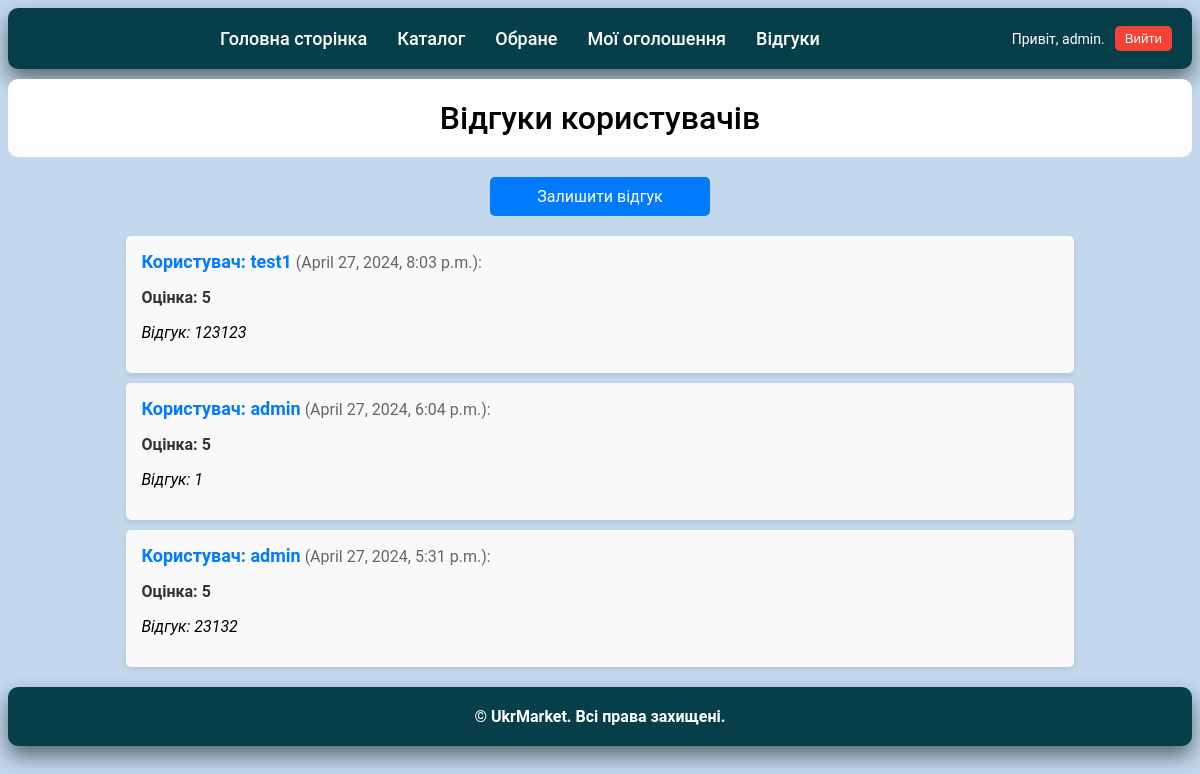
The page /reviews/ (signed in) on the database as committed earlier.
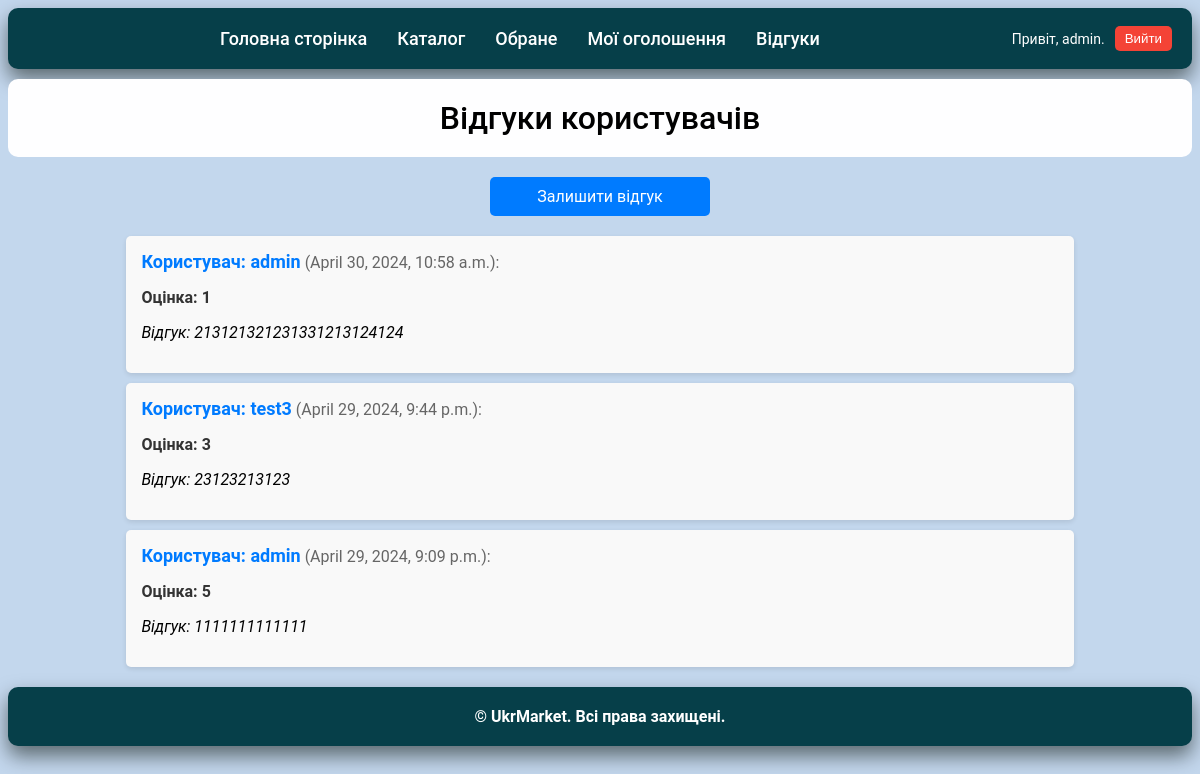
The same page on the database as committed later.
### shop/models.py (models this page shows, shortened)
class Review(models.Model):
    user = models.ForeignKey(settings.AUTH_USER_MODEL, on_delete=models.CASCADE, related_name="reviews")
    rating = models.PositiveSmallIntegerField(default=5, choices=[(1, '1'), (2, '2'), (3, '3'), (4, '4'), (5, '5')], verbose_name='Оцінка')
    comment = models.TextField(verbose_name='Відгук')
    created_at = models.DateTimeField(auto_now_add=True)

### shop/views.py (the view)
# urls.py: path('reviews/', views.reviews, name='reviews'),
@login_required
def reviews(request):
    reviews = Review.objects.all().order_by('-created_at')
    return render(request, 'shop/reviews.html', {'reviews': reviews})

### templates/shop/reviews.html
{% extends 'shop/base.html' %}
{% block content %}
<h1 class="catalog-title">Відгуки користувачів</h1>
<a href="{% url 'shop:add_review' %}" class="add-review-link">Залишити відгук</a>
<ul class="reviews-list">
    {% for review in reviews %}
    <li class="review-item">
        <strong class="review-user">Користувач: {{ review.user.username }}</strong> <span class="review-date">({{ review.created_at }}):</span>
        <p class="review-rating">Оцінка: {{ review.rating }}</p>
        <p class="review-comment">Відгук: {{ review.comment }}</p>
    </li>
    {% empty %}
    <li class="no-reviews">Тут ще немає відгуків.</li>
    {% endfor %}
</ul>
{% endblock %}

Rows that differ between the two databases and show on the page:
removed Review: user.username "test1", created_at "April 27, 2024, 8:03 p.m.", rating "5", comment "123123"
removed Review: user.username "admin", created_at "April 27, 2024, 6:04 p.m.", rating "5", comment "1"
removed Review: user.username "admin", created_at "April 27, 2024, 5:31 p.m.", rating "5", comment "23132"
added Review: user.username "admin", created_at "April 30, 2024, 10:58 a.m.", rating "1", comment "213121321231331213124124"
added Review: user.username "test3", created_at "April 29, 2024, 9:44 p.m.", rating "3", comment "23123213123"
added Review: user.username "admin", created_at "April 29, 2024, 9:09 p.m.", rating "5", comment "1111111111111"
